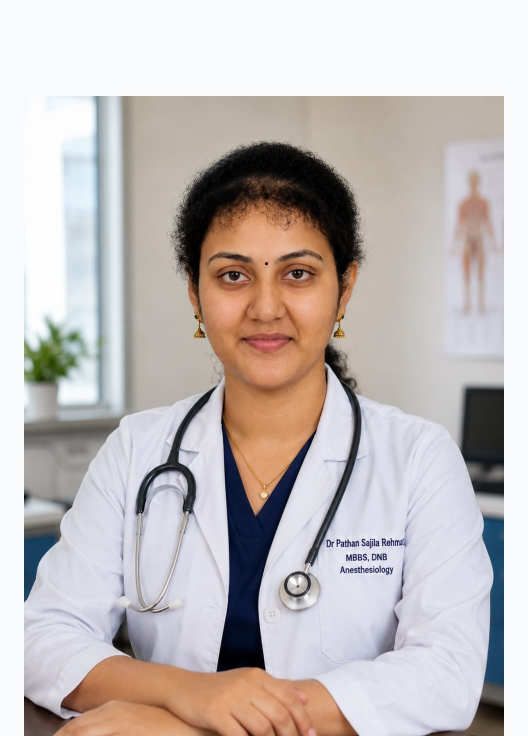
#> input picture images/doctors/DR sajila.jpeg, 1056 x 1472 px, found by its file name (shown at 1/2 size)
$ python inspect_and_smart_crop.py
#> lines starting #> are read from the running program, lines starting #| are printed output that depends on the picture
import os
from PIL import Image

doc_dir = 'images/doctors'
files = [f for f in os.listdir(doc_dir) if f.endswith(('.jpg', '.jpeg', '.png', '.JPG', '.PNG'))]

print(f"Total doctor images to smart-crop: {len(files)}")

# Custom crop overrides for images where doctor is off-center or has wide background
custom_crops = {
    # 'filename': (left_pct, top_pct, right_pct, bottom_pct)
    'krishna-sravanth.jpg': (0.40, 0.05, 0.98, 0.95),
    'Dr_Krishna_Sravanth_Pakanati.jpg': (0.40, 0.05, 0.98, 0.95),
    'Dr_Sai_Krishna_Katakam.jpeg': (0.15, 0.0, 0.85, 0.95),
    'sai-krishna-katakam.jpeg': (0.15, 0.0, 0.85, 0.95),
    'Dr_Raghu_Sarath_Punukollu.jpg': (0.10, 0.0, 0.90, 0.95),
    'raghu-sarath.jpg': (0.10, 0.0, 0.90, 0.95),
    'Dr_Guttikonda_Bhanu_Vijay.jpeg': (0.10, 0.0, 0.90, 0.95),
    'dr-guttikonda.jpeg': (0.10, 0.0, 0.90, 0.95),
    'Dr Guttikonda Bhanu Vijay.jpeg': (0.10, 0.0, 0.90, 0.95),
    'Dr_Viswa_Jyothi_Yakkala.jpeg': (0.05, 0.0, 0.95, 0.95),
    'dr-viswa-jyothi.jpeg': (0.05, 0.0, 0.95, 0.95),
    'Dr. VISWA JYOTHI YAKKALA.jpeg': (0.05, 0.0, 0.95, 0.95),
    'Dr_Pathan_Sajila_Rehmath.jpeg': (0.05, 0.0, 0.95, 0.95),
    'dr-sajila.jpeg': (0.05, 0.0, 0.95, 0.95),
    'DR sajila.jpeg': (0.05, 0.0, 0.95, 0.95),
    'Dr_Farha_Naaz_Khatoon.jpeg': (0.05, 0.0, 0.95, 0.95),
    'dr-farha.jpeg': (0.05, 0.0, 0.95, 0.95),
    'Dr Fraha.jpeg': (0.05, 0.0, 0.95, 0.95),
    'Dr_Kothamasu_Dinesh.jpeg': (0.15, 0.0, 0.95, 0.95),
    'dr-dinesh.jpeg': (0.15, 0.0, 0.95, 0.95),
    'Dr Dinesh.jpeg': (0.15, 0.0, 0.95, 0.95),
    'Dr_Sunil_Kumar_Thadigiri.jpeg': (0.05, 0.0, 0.95, 0.95),
    'dr-sunil-thadigiri.jpeg': (0.05, 0.0, 0.95, 0.95),
    'Dr. SUNIL KUMAR THADIGIRI.jpeg': (0.05, 0.0, 0.95, 0.95),
    'Dr_Jakkireddy_Sravani.jpeg': (0.0, 0.0, 1.0, 0.95),
    'dr-sravani-jakkireddy.jpeg': (0.0, 0.0, 1.0, 0.95),
    'Dr_Meena_Mannava.jpeg': (0.0, 0.0, 1.0, 0.95),
    'dr-meena.jpeg': (0.0, 0.0, 1.0, 0.95),
    'Dr Meena.jpeg': (0.0, 0.0, 1.0, 0.95),
}

target_aspect = 3 / 4.0  # 3:4 portrait (e.g. 600x800)

for f in files:
    path = os.path.join(doc_dir, f)
    try:
        img = Image.open(path)
#> img is the input picture: PIL image 1056x1472 RGB; mean R, G, B 193.6, 185.9, 184.2
        w, h = img.size
#> w = 1056; h = 1472

        if f in custom_crops:
            l_pct, t_pct, r_pct, b_pct = custom_crops[f]
            crop_box = (int(w * l_pct), int(h * t_pct), int(w * r_pct), int(h * b_pct))
#> crop_box = (52, 0, 1003, 1398)
            cropped = img.crop(crop_box)
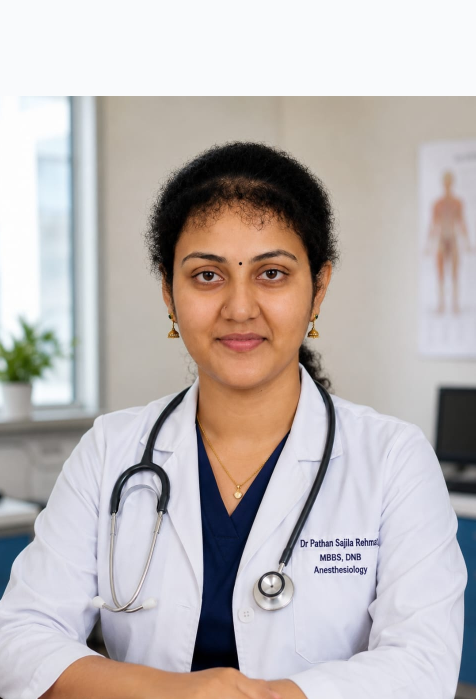
#> cropped: PIL image 951x1398 RGB (shown at 1/2 size); mean R, G, B 188.6, 181.3, 180
        else:
            # Default center crop to 3:4 aspect ratio
            current_aspect = w / float(h)
            if current_aspect > target_aspect:
                # Image is too wide -> crop sides
                new_w = int(h * target_aspect)
                left = (w - new_w) // 2
                crop_box = (left, 0, left + new_w, h)
            else:
                # Image is too tall -> crop bottom
                new_h = int(w / target_aspect)
                crop_box = (0, 0, w, new_h)
            cropped = img.crop(crop_box)

        # Resize to standard high-res portrait 600x800
        resized = cropped.resize((600, 800), Image.Resampling.LANCZOS)
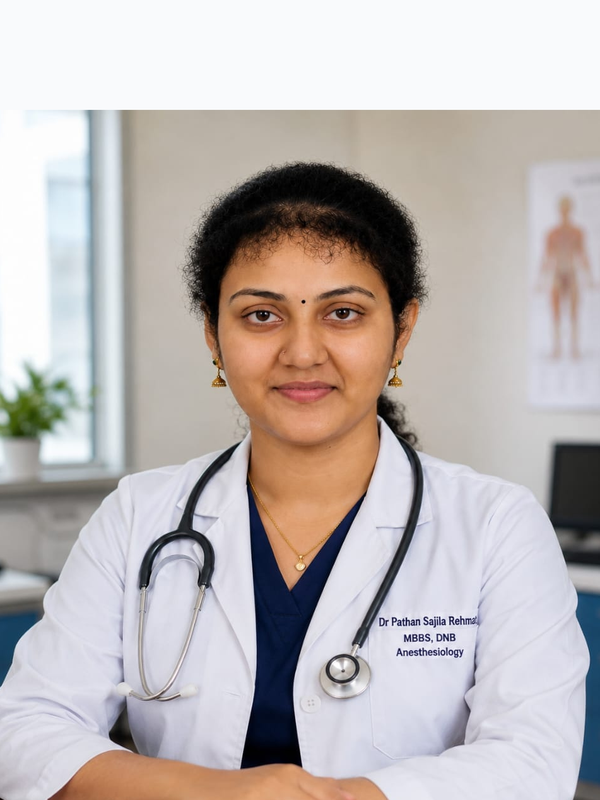
#> resized: PIL image 600x800 RGB; mean R, G, B 188.6, 181.3, 180

        # Save back in original format
        if f.lower().endswith('.png'):
            resized.save(path, format='PNG')
        else:
            resized.convert('RGB').save(path, format='JPEG', quality=95)

        print(f"Smart-cropped {f}: {w}x{h} -> 600x800")
#| Smart-cropped DR sajila.jpeg: 1056x1472 -> 600x800
    except Exception as e:
        print(f"Error processing {f}: {e}")
#> pass 2 of the loop `for f in files:`:
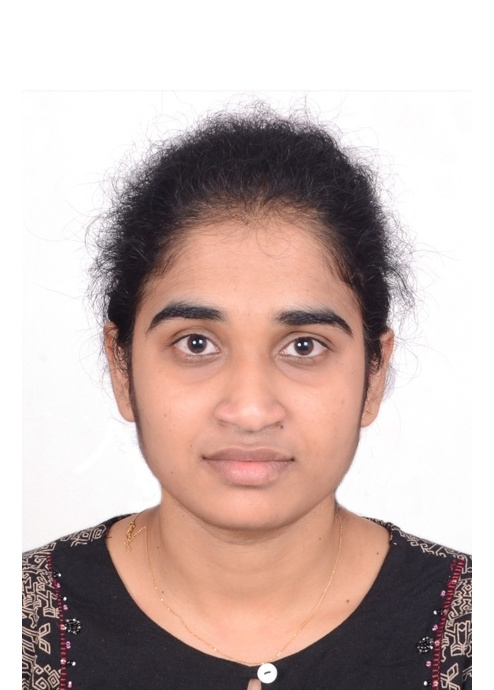
#> input picture images/doctors/DSC_0106.JPG.jpeg, 494 x 690 px, found by its file name
#> img is the input picture: PIL image 494x690 RGB; mean R, G, B 200.2, 181.7, 177.2
#> `cropped = img.crop(crop_box)`:
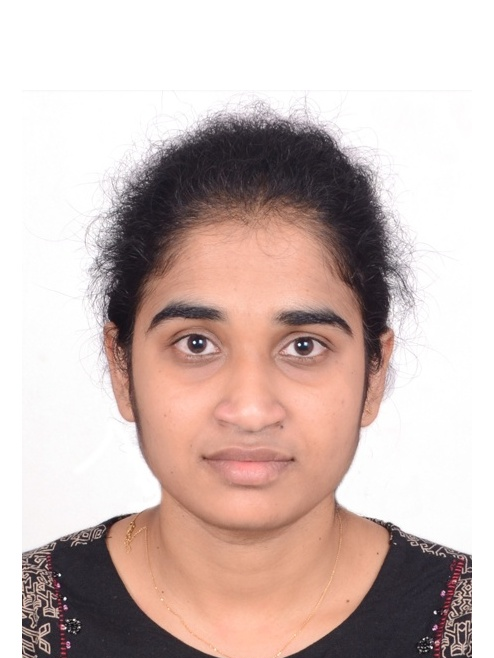
#> cropped: PIL image 494x658 RGB; mean R, G, B 205.9, 186.9, 182
#| Smart-cropped DSC_0106.JPG.jpeg: 494x690 -> 600x800
#> pass 3 of the loop `for f in files:`:
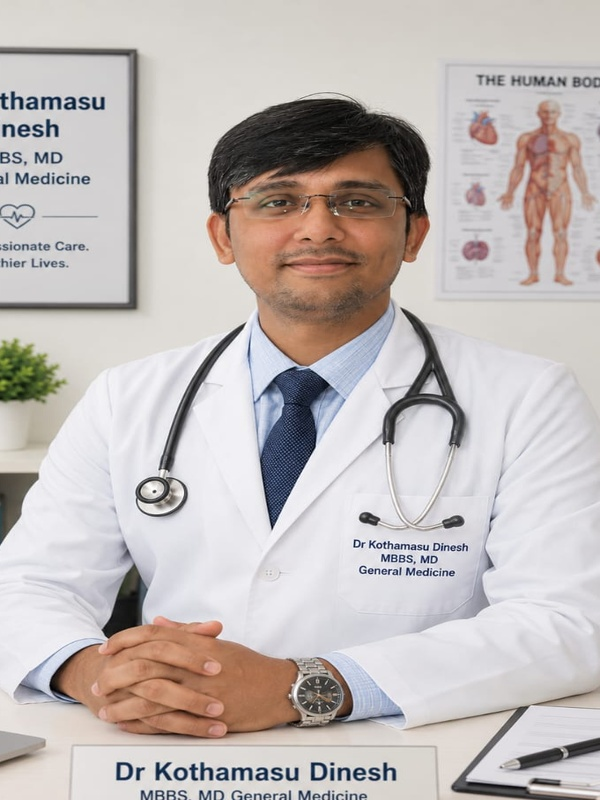
#> input picture images/doctors/Dr Dinesh.jpeg, 600 x 800 px, found by its file name
#> img is the input picture: PIL image 600x800 RGB; mean R, G, B 192.9, 185.6, 183.6
#> `cropped = img.crop(crop_box)`:
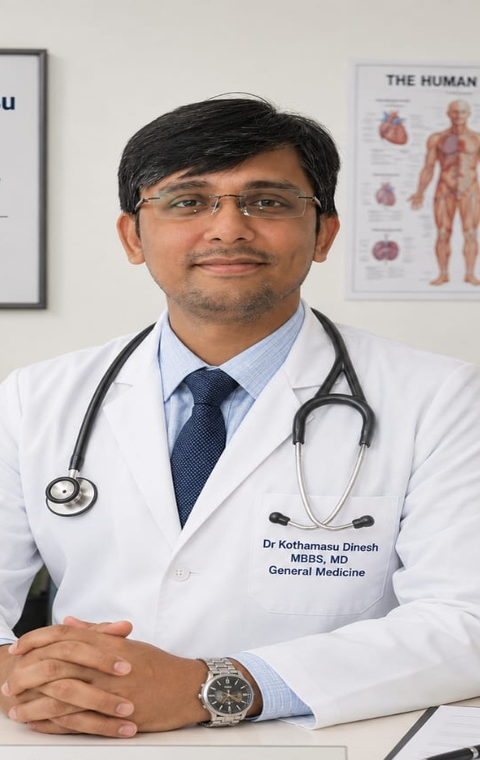
#> cropped: PIL image 480x760 RGB; mean R, G, B 192.2, 183.2, 181
#> `resized = cropped.resize((600, 800), Image.Resampling.LANCZOS)`:
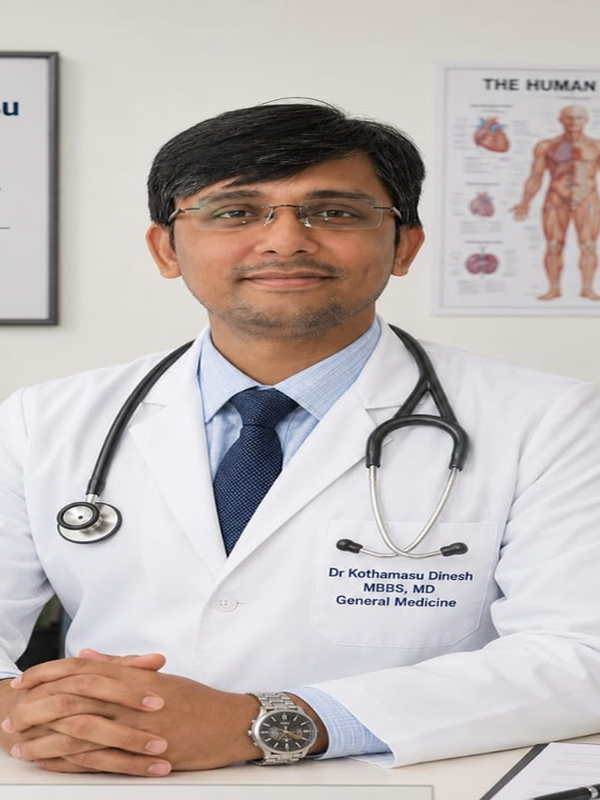
#> resized: PIL image 600x800 RGB; mean R, G, B 192.2, 183.2, 181
#| Smart-cropped Dr Dinesh.jpeg: 600x800 -> 600x800
#> the loop made 6 passes; the first 3 are shown

print("All doctor photos successfully smart-cropped to centered 3:4 portraits!")
